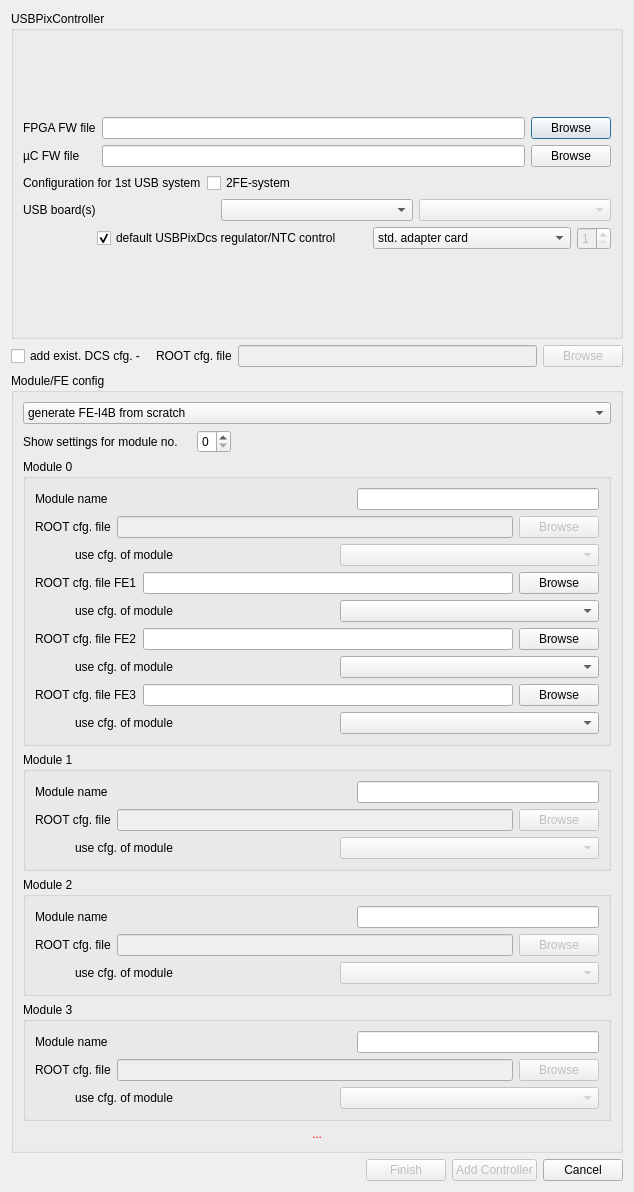
<?xml version="1.0" encoding="UTF-8"?>
<ui version="4.0">
 <class>MultiboardCfg</class>
 <widget class="QDialog" name="MultiboardCfg">
  <property name="geometry">
   <rect>
    <x>0</x>
    <y>0</y>
    <width>634</width>
    <height>1192</height>
   </rect>
  </property>
  <property name="windowTitle">
   <string>Dialog</string>
  </property>
  <layout class="QVBoxLayout" name="verticalLayout_18">
   <item>
    <layout class="QVBoxLayout" name="verticalLayout_17">
     <item>
      <widget class="QGroupBox" name="usbpixBox">
       <property name="title">
        <string>USBPixController</string>
       </property>
       <layout class="QVBoxLayout" name="verticalLayout_16">
        <item>
         <layout class="QVBoxLayout" name="verticalLayout_15">
          <item>
           <layout class="QHBoxLayout" name="horizontalLayout_6">
            <item>
             <layout class="QVBoxLayout" name="verticalLayout_5">
              <item>
               <widget class="QLabel" name="label_4">
                <property name="text">
                 <string>FPGA FW file</string>
                </property>
               </widget>
              </item>
              <item>
               <widget class="QLabel" name="label_5">
                <property name="text">
                 <string>µC FW file</string>
                </property>
               </widget>
              </item>
             </layout>
            </item>
            <item>
             <layout class="QVBoxLayout" name="verticalLayout_4">
              <item>
               <widget class="QLineEdit" name="fpgaFwFile">
                <property name="enabled">
                 <bool>true</bool>
                </property>
               </widget>
              </item>
              <item>
               <widget class="QLineEdit" name="uCFwFile">
                <property name="enabled">
                 <bool>true</bool>
                </property>
               </widget>
              </item>
             </layout>
            </item>
            <item>
             <layout class="QVBoxLayout" name="verticalLayout_3">
              <item>
               <widget class="QPushButton" name="fpgaBrowseButton">
                <property name="enabled">
                 <bool>true</bool>
                </property>
                <property name="text">
                 <string>Browse</string>
                </property>
               </widget>
              </item>
              <item>
               <widget class="QPushButton" name="uCBrowseButton">
                <property name="enabled">
                 <bool>true</bool>
                </property>
                <property name="text">
                 <string>Browse</string>
                </property>
               </widget>
              </item>
             </layout>
            </item>
           </layout>
          </item>
          <item>
           <layout class="QHBoxLayout" name="horizontalLayout_8">
            <item>
             <widget class="QLabel" name="topLabel">
              <property name="text">
               <string>Configuration for 1st USB system</string>
              </property>
             </widget>
            </item>
            <item>
             <widget class="QCheckBox" name="feCheckBox">
              <property name="text">
               <string>2FE-system</string>
              </property>
             </widget>
            </item>
            <item>
             <spacer name="horizontalSpacer_5">
              <property name="orientation">
               <enum>Qt::Horizontal</enum>
              </property>
              <property name="sizeHint" stdset="0">
               <size>
                <width>40</width>
                <height>20</height>
               </size>
              </property>
             </spacer>
            </item>
           </layout>
          </item>
          <item>
           <layout class="QHBoxLayout" name="horizontalLayout">
            <item>
             <widget class="QLabel" name="boardLabel">
              <property name="text">
               <string>USB board(s)</string>
              </property>
             </widget>
            </item>
            <item>
             <widget class="QComboBox" name="boardComboBox"/>
            </item>
            <item>
             <widget class="QComboBox" name="board2ComboBox">
              <property name="enabled">
               <bool>false</bool>
              </property>
             </widget>
            </item>
           </layout>
          </item>
          <item>
           <layout class="QHBoxLayout" name="horizontalLayout_7">
            <item>
             <spacer name="horizontalSpacer_4">
              <property name="orientation">
               <enum>Qt::Horizontal</enum>
              </property>
              <property name="sizeType">
               <enum>QSizePolicy::Expanding</enum>
              </property>
              <property name="sizeHint" stdset="0">
               <size>
                <width>40</width>
                <height>20</height>
               </size>
              </property>
             </spacer>
            </item>
            <item>
             <widget class="QCheckBox" name="usbDcsBox">
              <property name="text">
               <string>default USBPixDcs regulator/NTC control</string>
              </property>
              <property name="checked">
               <bool>true</bool>
              </property>
             </widget>
            </item>
            <item>
             <spacer name="horizontalSpacer_14">
              <property name="orientation">
               <enum>Qt::Horizontal</enum>
              </property>
              <property name="sizeType">
               <enum>QSizePolicy::Fixed</enum>
              </property>
              <property name="sizeHint" stdset="0">
               <size>
                <width>25</width>
                <height>20</height>
               </size>
              </property>
             </spacer>
            </item>
            <item>
             <widget class="QComboBox" name="biAdapter">
              <item>
               <property name="text">
                <string>std. adapter card</string>
               </property>
              </item>
              <item>
               <property name="text">
                <string>burn-in adapter card, single FE</string>
               </property>
              </item>
              <item>
               <property name="text">
                <string>burn-in adapter card; no. FEs:</string>
               </property>
              </item>
              <item>
               <property name="text">
                <string>std. adapter card + demux</string>
               </property>
              </item>
              <item>
               <property name="text">
                <string>gpac</string>
               </property>
              </item>
             </widget>
            </item>
            <item>
             <widget class="QSpinBox" name="bi_nFEs">
              <property name="enabled">
               <bool>false</bool>
              </property>
              <property name="minimum">
               <number>1</number>
              </property>
              <property name="maximum">
               <number>4</number>
              </property>
             </widget>
            </item>
           </layout>
          </item>
         </layout>
        </item>
       </layout>
      </widget>
     </item>
     <item>
      <layout class="QHBoxLayout" name="horizontalLayout_20">
       <item>
        <widget class="QCheckBox" name="addDcsBox">
         <property name="text">
          <string>add exist. DCS cfg. - </string>
         </property>
        </widget>
       </item>
       <item>
        <widget class="QLabel" name="dcsFileLabel">
         <property name="text">
          <string>ROOT cfg. file</string>
         </property>
        </widget>
       </item>
       <item>
        <widget class="QLineEdit" name="rootCfgFileDcs">
         <property name="enabled">
          <bool>false</bool>
         </property>
        </widget>
       </item>
       <item>
        <widget class="QPushButton" name="cfgDcsBrowseButton">
         <property name="enabled">
          <bool>false</bool>
         </property>
         <property name="text">
          <string>Browse</string>
         </property>
        </widget>
       </item>
      </layout>
     </item>
     <item>
      <widget class="QGroupBox" name="feGroupBox">
       <property name="title">
        <string>Module/FE config</string>
       </property>
       <layout class="QVBoxLayout" name="verticalLayout_14">
        <item>
         <layout class="QVBoxLayout" name="verticalLayout_13">
          <item>
           <widget class="QComboBox" name="FEcfgTypeBox">
            <property name="currentIndex">
             <number>1</number>
            </property>
            <item>
             <property name="text">
              <string>generate FE-I4A from scratch</string>
             </property>
            </item>
            <item>
             <property name="text">
              <string>generate FE-I4B from scratch</string>
             </property>
            </item>
            <item>
             <property name="text">
              <string>read from file (as is)</string>
             </property>
            </item>
           </widget>
          </item>
          <item>
           <layout class="QHBoxLayout" name="horizontalLayout_9">
            <item>
             <widget class="QLabel" name="label_6">
              <property name="text">
               <string>Show settings for module no.    </string>
              </property>
             </widget>
            </item>
            <item>
             <widget class="QSpinBox" name="modIdBox">
              <property name="maximum">
               <number>3</number>
              </property>
             </widget>
            </item>
            <item>
             <spacer name="horizontalSpacer_6">
              <property name="orientation">
               <enum>Qt::Horizontal</enum>
              </property>
              <property name="sizeHint" stdset="0">
               <size>
                <width>40</width>
                <height>20</height>
               </size>
              </property>
             </spacer>
            </item>
           </layout>
          </item>
          <item>
           <layout class="QVBoxLayout" name="verticalLayout_12">
            <item>
             <widget class="QGroupBox" name="mod0GroupBox">
              <property name="title">
               <string>Module 0</string>
              </property>
              <layout class="QVBoxLayout" name="verticalLayout_2">
               <item>
                <layout class="QVBoxLayout" name="verticalLayout">
                 <item>
                  <layout class="QHBoxLayout" name="horizontalLayout_4">
                   <item>
                    <widget class="QLabel" name="label">
                     <property name="text">
                      <string>Module name</string>
                     </property>
                    </widget>
                   </item>
                   <item>
                    <spacer name="horizontalSpacer_2">
                     <property name="orientation">
                      <enum>Qt::Horizontal</enum>
                     </property>
                     <property name="sizeHint" stdset="0">
                      <size>
                       <width>40</width>
                       <height>20</height>
                      </size>
                     </property>
                    </spacer>
                   </item>
                   <item>
                    <widget class="QLineEdit" name="feName0"/>
                   </item>
                  </layout>
                 </item>
                 <item>
                  <layout class="QHBoxLayout" name="horizontalLayout_2">
                   <item>
                    <widget class="QLabel" name="modFileLabel0">
                     <property name="text">
                      <string>ROOT cfg. file</string>
                     </property>
                    </widget>
                   </item>
                   <item>
                    <widget class="QLineEdit" name="rootCfgFile0">
                     <property name="enabled">
                      <bool>false</bool>
                     </property>
                    </widget>
                   </item>
                   <item>
                    <widget class="QPushButton" name="cfgBrowseButton0">
                     <property name="enabled">
                      <bool>false</bool>
                     </property>
                     <property name="text">
                      <string>Browse</string>
                     </property>
                    </widget>
                   </item>
                  </layout>
                 </item>
                 <item>
                  <layout class="QHBoxLayout" name="horizontalLayout_5">
                   <item>
                    <spacer name="horizontalSpacer_3">
                     <property name="orientation">
                      <enum>Qt::Horizontal</enum>
                     </property>
                     <property name="sizeType">
                      <enum>QSizePolicy::Fixed</enum>
                     </property>
                     <property name="sizeHint" stdset="0">
                      <size>
                       <width>40</width>
                       <height>20</height>
                      </size>
                     </property>
                    </spacer>
                   </item>
                   <item>
                    <widget class="QLabel" name="modCfgLabel0">
                     <property name="text">
                      <string>use cfg. of module </string>
                     </property>
                    </widget>
                   </item>
                   <item>
                    <widget class="QComboBox" name="rootFeCfgName0">
                     <property name="enabled">
                      <bool>false</bool>
                     </property>
                    </widget>
                   </item>
                  </layout>
                 </item>
                 <item>
                  <layout class="QHBoxLayout" name="horizontalLayoutM0Fe1">
                   <item>
                    <widget class="QLabel" name="modFileLabel0_1">
                     <property name="text">
                      <string>ROOT cfg. file FE1</string>
                     </property>
                    </widget>
                   </item>
                   <item>
                    <widget class="QLineEdit" name="rootCfgFile0_1">
                     <property name="enabled">
                      <bool>true</bool>
                     </property>
                    </widget>
                   </item>
                   <item>
                    <widget class="QPushButton" name="cfgBrowseButton0_1">
                     <property name="enabled">
                      <bool>true</bool>
                     </property>
                     <property name="text">
                      <string>Browse</string>
                     </property>
                    </widget>
                   </item>
                  </layout>
                 </item>
                 <item>
                  <layout class="QHBoxLayout" name="horizontalLayoutM0Fe1_2">
                   <item>
                    <spacer name="horizontalSpacer_13">
                     <property name="orientation">
                      <enum>Qt::Horizontal</enum>
                     </property>
                     <property name="sizeType">
                      <enum>QSizePolicy::Fixed</enum>
                     </property>
                     <property name="sizeHint" stdset="0">
                      <size>
                       <width>40</width>
                       <height>20</height>
                      </size>
                     </property>
                    </spacer>
                   </item>
                   <item>
                    <widget class="QLabel" name="modCfgLabel0_1">
                     <property name="text">
                      <string>use cfg. of module </string>
                     </property>
                    </widget>
                   </item>
                   <item>
                    <widget class="QComboBox" name="rootFeCfgName0_1">
                     <property name="enabled">
                      <bool>true</bool>
                     </property>
                    </widget>
                   </item>
                  </layout>
                 </item>
                 <item>
                  <layout class="QHBoxLayout" name="horizontalLayoutM0Fe1_3">
                   <item>
                    <widget class="QLabel" name="modFileLabel0_2">
                     <property name="text">
                      <string>ROOT cfg. file FE2</string>
                     </property>
                    </widget>
                   </item>
                   <item>
                    <widget class="QLineEdit" name="rootCfgFile0_2">
                     <property name="enabled">
                      <bool>true</bool>
                     </property>
                    </widget>
                   </item>
                   <item>
                    <widget class="QPushButton" name="cfgBrowseButton0_2">
                     <property name="enabled">
                      <bool>true</bool>
                     </property>
                     <property name="text">
                      <string>Browse</string>
                     </property>
                    </widget>
                   </item>
                  </layout>
                 </item>
                 <item>
                  <layout class="QHBoxLayout" name="horizontalLayoutM0Fe1_4">
                   <item>
                    <spacer name="horizontalSpacer_15">
                     <property name="orientation">
                      <enum>Qt::Horizontal</enum>
                     </property>
                     <property name="sizeType">
                      <enum>QSizePolicy::Fixed</enum>
                     </property>
                     <property name="sizeHint" stdset="0">
                      <size>
                       <width>40</width>
                       <height>20</height>
                      </size>
                     </property>
                    </spacer>
                   </item>
                   <item>
                    <widget class="QLabel" name="modCfgLabel0_2">
                     <property name="text">
                      <string>use cfg. of module </string>
                     </property>
                    </widget>
                   </item>
                   <item>
                    <widget class="QComboBox" name="rootFeCfgName0_2">
                     <property name="enabled">
                      <bool>true</bool>
                     </property>
                    </widget>
                   </item>
                  </layout>
                 </item>
                 <item>
                  <layout class="QHBoxLayout" name="horizontalLayoutM0Fe1_5">
                   <item>
                    <widget class="QLabel" name="modFileLabel0_3">
                     <property name="text">
                      <string>ROOT cfg. file FE3</string>
                     </property>
                    </widget>
                   </item>
                   <item>
                    <widget class="QLineEdit" name="rootCfgFile0_3">
                     <property name="enabled">
                      <bool>true</bool>
                     </property>
                    </widget>
                   </item>
                   <item>
                    <widget class="QPushButton" name="cfgBrowseButton0_3">
                     <property name="enabled">
                      <bool>true</bool>
                     </property>
                     <property name="text">
                      <string>Browse</string>
                     </property>
                    </widget>
                   </item>
                  </layout>
                 </item>
                 <item>
                  <layout class="QHBoxLayout" name="horizontalLayoutM0Fe1_6">
                   <item>
                    <spacer name="horizontalSpacer_16">
                     <property name="orientation">
                      <enum>Qt::Horizontal</enum>
                     </property>
                     <property name="sizeType">
                      <enum>QSizePolicy::Fixed</enum>
                     </property>
                     <property name="sizeHint" stdset="0">
                      <size>
                       <width>40</width>
                       <height>20</height>
                      </size>
                     </property>
                    </spacer>
                   </item>
                   <item>
                    <widget class="QLabel" name="modCfgLabel0_3">
                     <property name="text">
                      <string>use cfg. of module </string>
                     </property>
                    </widget>
                   </item>
                   <item>
                    <widget class="QComboBox" name="rootFeCfgName0_3">
                     <property name="enabled">
                      <bool>true</bool>
                     </property>
                    </widget>
                   </item>
                  </layout>
                 </item>
                </layout>
               </item>
              </layout>
             </widget>
            </item>
            <item>
             <widget class="QGroupBox" name="mod1GroupBox">
              <property name="title">
               <string>Module 1</string>
              </property>
              <layout class="QVBoxLayout" name="verticalLayout_6">
               <item>
                <layout class="QVBoxLayout" name="verticalLayout_7">
                 <item>
                  <layout class="QHBoxLayout" name="horizontalLayout_10">
                   <item>
                    <widget class="QLabel" name="label_7">
                     <property name="text">
                      <string>Module name</string>
                     </property>
                    </widget>
                   </item>
                   <item>
                    <spacer name="horizontalSpacer_7">
                     <property name="orientation">
                      <enum>Qt::Horizontal</enum>
                     </property>
                     <property name="sizeHint" stdset="0">
                      <size>
                       <width>40</width>
                       <height>20</height>
                      </size>
                     </property>
                    </spacer>
                   </item>
                   <item>
                    <widget class="QLineEdit" name="feName1"/>
                   </item>
                  </layout>
                 </item>
                 <item>
                  <layout class="QHBoxLayout" name="horizontalLayout_11">
                   <item>
                    <widget class="QLabel" name="label_8">
                     <property name="text">
                      <string>ROOT cfg. file</string>
                     </property>
                    </widget>
                   </item>
                   <item>
                    <widget class="QLineEdit" name="rootCfgFile1">
                     <property name="enabled">
                      <bool>false</bool>
                     </property>
                    </widget>
                   </item>
                   <item>
                    <widget class="QPushButton" name="cfgBrowseButton1">
                     <property name="enabled">
                      <bool>false</bool>
                     </property>
                     <property name="text">
                      <string>Browse</string>
                     </property>
                    </widget>
                   </item>
                  </layout>
                 </item>
                 <item>
                  <layout class="QHBoxLayout" name="horizontalLayout_12">
                   <item>
                    <spacer name="horizontalSpacer_8">
                     <property name="orientation">
                      <enum>Qt::Horizontal</enum>
                     </property>
                     <property name="sizeType">
                      <enum>QSizePolicy::Fixed</enum>
                     </property>
                     <property name="sizeHint" stdset="0">
                      <size>
                       <width>40</width>
                       <height>20</height>
                      </size>
                     </property>
                    </spacer>
                   </item>
                   <item>
                    <widget class="QLabel" name="label_9">
                     <property name="text">
                      <string>use cfg. of module </string>
                     </property>
                    </widget>
                   </item>
                   <item>
                    <widget class="QComboBox" name="rootFeCfgName1">
                     <property name="enabled">
                      <bool>false</bool>
                     </property>
                    </widget>
                   </item>
                  </layout>
                 </item>
                </layout>
               </item>
              </layout>
             </widget>
            </item>
            <item>
             <widget class="QGroupBox" name="mod2GroupBox">
              <property name="title">
               <string>Module 2</string>
              </property>
              <layout class="QVBoxLayout" name="verticalLayout_8">
               <item>
                <layout class="QVBoxLayout" name="verticalLayout_9">
                 <item>
                  <layout class="QHBoxLayout" name="horizontalLayout_13">
                   <item>
                    <widget class="QLabel" name="label_10">
                     <property name="text">
                      <string>Module name</string>
                     </property>
                    </widget>
                   </item>
                   <item>
                    <spacer name="horizontalSpacer_9">
                     <property name="orientation">
                      <enum>Qt::Horizontal</enum>
                     </property>
                     <property name="sizeHint" stdset="0">
                      <size>
                       <width>40</width>
                       <height>20</height>
                      </size>
                     </property>
                    </spacer>
                   </item>
                   <item>
                    <widget class="QLineEdit" name="feName2"/>
                   </item>
                  </layout>
                 </item>
                 <item>
                  <layout class="QHBoxLayout" name="horizontalLayout_14">
                   <item>
                    <widget class="QLabel" name="label_11">
                     <property name="text">
                      <string>ROOT cfg. file</string>
                     </property>
                    </widget>
                   </item>
                   <item>
                    <widget class="QLineEdit" name="rootCfgFile2">
                     <property name="enabled">
                      <bool>false</bool>
                     </property>
                    </widget>
                   </item>
                   <item>
                    <widget class="QPushButton" name="cfgBrowseButton2">
                     <property name="enabled">
                      <bool>false</bool>
                     </property>
                     <property name="text">
                      <string>Browse</string>
                     </property>
                    </widget>
                   </item>
                  </layout>
                 </item>
                 <item>
                  <layout class="QHBoxLayout" name="horizontalLayout_15">
                   <item>
                    <spacer name="horizontalSpacer_10">
                     <property name="orientation">
                      <enum>Qt::Horizontal</enum>
                     </property>
                     <property name="sizeType">
                      <enum>QSizePolicy::Fixed</enum>
                     </property>
                     <property name="sizeHint" stdset="0">
                      <size>
                       <width>40</width>
                       <height>20</height>
                      </size>
                     </property>
                    </spacer>
                   </item>
                   <item>
                    <widget class="QLabel" name="label_12">
                     <property name="text">
                      <string>use cfg. of module </string>
                     </property>
                    </widget>
                   </item>
                   <item>
                    <widget class="QComboBox" name="rootFeCfgName2">
                     <property name="enabled">
                      <bool>false</bool>
                     </property>
                    </widget>
                   </item>
                  </layout>
                 </item>
                </layout>
               </item>
              </layout>
             </widget>
            </item>
            <item>
             <widget class="QGroupBox" name="mod3GroupBox">
              <property name="title">
               <string>Module 3</string>
              </property>
              <layout class="QVBoxLayout" name="verticalLayout_10">
               <item>
                <layout class="QVBoxLayout" name="verticalLayout_11">
                 <item>
                  <layout class="QHBoxLayout" name="horizontalLayout_16">
                   <item>
                    <widget class="QLabel" name="label_13">
                     <property name="text">
                      <string>Module name</string>
                     </property>
                    </widget>
                   </item>
                   <item>
                    <spacer name="horizontalSpacer_11">
                     <property name="orientation">
                      <enum>Qt::Horizontal</enum>
                     </property>
                     <property name="sizeHint" stdset="0">
                      <size>
                       <width>40</width>
                       <height>20</height>
                      </size>
                     </property>
                    </spacer>
                   </item>
                   <item>
                    <widget class="QLineEdit" name="feName3"/>
                   </item>
                  </layout>
                 </item>
                 <item>
                  <layout class="QHBoxLayout" name="horizontalLayout_17">
                   <item>
                    <widget class="QLabel" name="label_14">
                     <property name="text">
                      <string>ROOT cfg. file</string>
                     </property>
                    </widget>
                   </item>
                   <item>
                    <widget class="QLineEdit" name="rootCfgFile3">
                     <property name="enabled">
                      <bool>false</bool>
                     </property>
                    </widget>
                   </item>
                   <item>
                    <widget class="QPushButton" name="cfgBrowseButton3">
                     <property name="enabled">
                      <bool>false</bool>
                     </property>
                     <property name="text">
                      <string>Browse</string>
                     </property>
                    </widget>
                   </item>
                  </layout>
                 </item>
                 <item>
                  <layout class="QHBoxLayout" name="horizontalLayout_18">
                   <item>
                    <spacer name="horizontalSpacer_12">
                     <property name="orientation">
                      <enum>Qt::Horizontal</enum>
                     </property>
                     <property name="sizeType">
                      <enum>QSizePolicy::Fixed</enum>
                     </property>
                     <property name="sizeHint" stdset="0">
                      <size>
                       <width>40</width>
                       <height>20</height>
                      </size>
                     </property>
                    </spacer>
                   </item>
                   <item>
                    <widget class="QLabel" name="label_15">
                     <property name="text">
                      <string>use cfg. of module </string>
                     </property>
                    </widget>
                   </item>
                   <item>
                    <widget class="QComboBox" name="rootFeCfgName3">
                     <property name="enabled">
                      <bool>false</bool>
                     </property>
                    </widget>
                   </item>
                  </layout>
                 </item>
                </layout>
               </item>
              </layout>
             </widget>
            </item>
           </layout>
          </item>
         </layout>
        </item>
        <item>
         <widget class="QLabel" name="warningLabel">
          <property name="palette">
           <palette>
            <active>
             <colorrole role="WindowText">
              <brush brushstyle="SolidPattern">
               <color alpha="255">
                <red>255</red>
                <green>0</green>
                <blue>0</blue>
               </color>
              </brush>
             </colorrole>
            </active>
            <inactive>
             <colorrole role="WindowText">
              <brush brushstyle="SolidPattern">
               <color alpha="255">
                <red>255</red>
                <green>0</green>
                <blue>0</blue>
               </color>
              </brush>
             </colorrole>
            </inactive>
            <disabled>
             <colorrole role="WindowText">
              <brush brushstyle="SolidPattern">
               <color alpha="255">
                <red>146</red>
                <green>145</green>
                <blue>144</blue>
               </color>
              </brush>
             </colorrole>
            </disabled>
           </palette>
          </property>
          <property name="text">
           <string>...</string>
          </property>
          <property name="alignment">
           <set>Qt::AlignCenter</set>
          </property>
         </widget>
        </item>
       </layout>
      </widget>
     </item>
     <item>
      <layout class="QHBoxLayout" name="horizontalLayout_3">
       <item>
        <spacer name="horizontalSpacer">
         <property name="orientation">
          <enum>Qt::Horizontal</enum>
         </property>
         <property name="sizeHint" stdset="0">
          <size>
           <width>40</width>
           <height>20</height>
          </size>
         </property>
        </spacer>
       </item>
       <item>
        <widget class="QPushButton" name="finishButton">
         <property name="enabled">
          <bool>false</bool>
         </property>
         <property name="text">
          <string>Finish</string>
         </property>
        </widget>
       </item>
       <item>
        <widget class="QPushButton" name="addButton">
         <property name="enabled">
          <bool>false</bool>
         </property>
         <property name="text">
          <string>Add Controller</string>
         </property>
        </widget>
       </item>
       <item>
        <widget class="QPushButton" name="cancelButton">
         <property name="text">
          <string>Cancel</string>
         </property>
        </widget>
       </item>
      </layout>
     </item>
    </layout>
   </item>
  </layout>
 </widget>
 <resources/>
 <connections>
  <connection>
   <sender>cancelButton</sender>
   <signal>clicked()</signal>
   <receiver>MultiboardCfg</receiver>
   <slot>reject()</slot>
   <hints>
    <hint type="sourcelabel">
     <x>559</x>
     <y>1079</y>
    </hint>
    <hint type="destinationlabel">
     <x>568</x>
     <y>149</y>
    </hint>
   </hints>
  </connection>
  <connection>
   <sender>addDcsBox</sender>
   <signal>toggled(bool)</signal>
   <receiver>rootCfgFileDcs</receiver>
   <slot>setEnabled(bool)</slot>
   <hints>
    <hint type="sourcelabel">
     <x>83</x>
     <y>195</y>
    </hint>
    <hint type="destinationlabel">
     <x>367</x>
     <y>198</y>
    </hint>
   </hints>
  </connection>
  <connection>
   <sender>addDcsBox</sender>
   <signal>toggled(bool)</signal>
   <receiver>cfgDcsBrowseButton</receiver>
   <slot>setEnabled(bool)</slot>
   <hints>
    <hint type="sourcelabel">
     <x>71</x>
     <y>195</y>
    </hint>
    <hint type="destinationlabel">
     <x>559</x>
     <y>199</y>
    </hint>
   </hints>
  </connection>
 </connections>
</ui>
